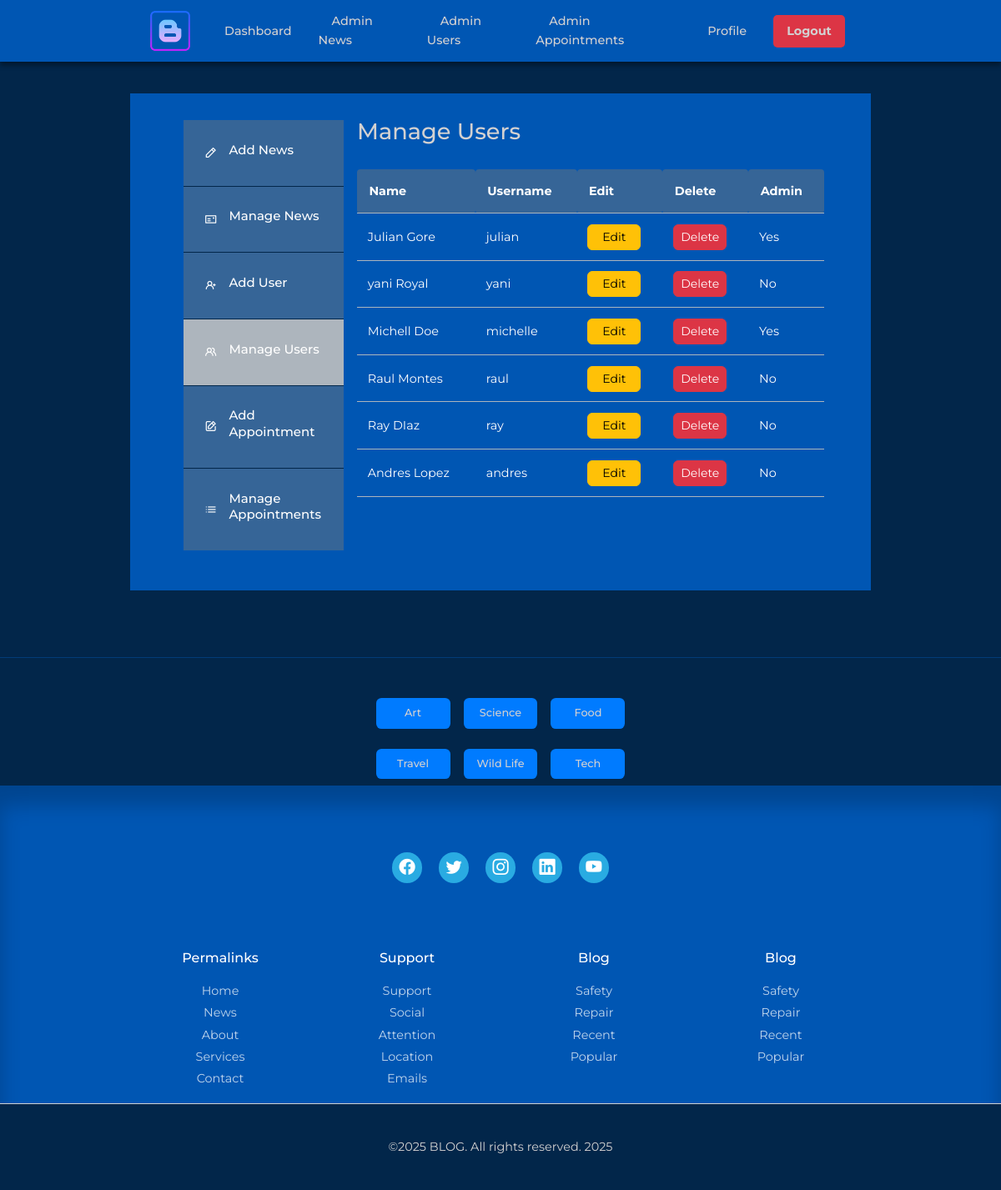
The app's page /admin/pages/manage-users.php (signed in) with its own data.
### tables this page shows
CREATE TABLE `users_login` (
  `idLogin` int(11) NOT NULL AUTO_INCREMENT,
  `idUser` int(11) NOT NULL,
  `usuario` varchar(50) NOT NULL,
  `password` varchar(255) NOT NULL,
  `rol` enum('admin','user') NOT NULL,
  PRIMARY KEY (`idLogin`),
  UNIQUE KEY `idUser` (`idUser`),
  UNIQUE KEY `usuario` (`usuario`),
  CONSTRAINT `users_login_ibfk_1` FOREIGN KEY (`idUser`) REFERENCES `users_data` (`idUser`)
);

CREATE TABLE `users_data` (
  `idUser` int(11) NOT NULL AUTO_INCREMENT,
  `name` varchar(100) NOT NULL,
  `last_name` varchar(100) NOT NULL,
  `email` varchar(100) NOT NULL,
  `phone` varchar(20) NOT NULL,
  `date_birth` date NOT NULL,
  `address` text DEFAULT NULL,
  `gender` enum('male','female','other') DEFAULT NULL,
  `is_admin` tinyint(1) DEFAULT 0,
  PRIMARY KEY (`idUser`),
  UNIQUE KEY `email` (`email`)
);

### admin/pages/manage-users.php (the view, shortened to what this page needs)
<?php
include_once __DIR__ . "/../templates_adm/header.php";
try {
    $pdo = new PDO("mysql:host=localhost;dbname=khloe", "admin18", "admin18021978");
    $pdo->setAttribute(PDO::ATTR_ERRMODE, PDO::ERRMODE_EXCEPTION);
    $stmt = $pdo->prepare("
        SELECT users_data.idUser, users_data.name, users_data.last_name, users_data.email, users_login.usuario, users_login.rol
        FROM users_data
        JOIN users_login ON users_data.idUser = users_login.idUser
    ");
    $stmt->execute();
    $users = $stmt->fetchAll(PDO::FETCH_ASSOC);
} catch (PDOException $e) {
    $_SESSION['error'] = "Database error: " . $e->getMessage();
    $users = [];
}
?>
    <section class="dashboard">
        <div class="container dashboard__container">
            <aside>
                <ul>
                    <li>
                        <a href="<?= ADMIN_URL ?>/add-post.php"><i class="uil uil-pen"></i>
                        <h5>Add News</h5></a>
                    </li>
                    <li>
                        <a href="<?= ADMIN_URL ?>/index.php"><i class="uil uil-postcard"></i>
                        <h5>Manage News</h5></a>
                    </li>
                    <?php if (isset($_SESSION['is_admin']) && $_SESSION['is_admin'] == 1) : ?>
                        <li>
                            <a href="<?= ADMIN_URL ?>/add-user.php"><i class="uil uil-user-plus"></i>
                            <h5>Add User</h5></a>
                        </li>
                        <li>
                            <a href="<?= ADMIN_URL ?>/manage-users.php" class="active"><i class="uil uil-users-alt"></i>
                            <h5>Manage Users</h5></a>
                        </li>
                        <li>
                            <a href="<?= ADMIN_URL ?>/add-category.php"><i class="uil uil-edit"></i>
                            <h5>Add Appointment</h5></a>
                        </li>
                        <li>
                            <a href="<?= ADMIN_URL ?>/manage-categories.php"><i class="uil uil-list-ul"></i>
                            <h5>Manage Appointments</h5></a>
                        </li>
                    <?php endif; ?>
                </ul>
            </aside>
            <main>
                <h2 style="color: #d3d1d1;">Manage Users</h2>
                <table class="table">
                    <thead>
                        <tr>
                            <th>Name</th>
                            <th>Username</th>
                            <th>Edit</th>
                            <th>Delete</th>
                            <th>Admin</th>
                        </tr>
                    </thead>
                    <tbody>
                        <?php if (!empty($users)) : ?>
                            <?php foreach ($users as $user) : ?>
                                <tr>
                                    <td><?= htmlspecialchars($user['name'] . ' ' . $user['last_name']) ?></td>
                                    <td><?= htmlspecialchars($user['usuario']) ?></td>
                                    <td>
                                        <a href="<?= ADMIN_URL ?>/../edit/edit-user.php?id=<?= $user['idUser'] ?>" class="btn btn-warning btn-sm w-40 rounded">Edit</a>
                                    </td>
                                    <td>
                                        <a href="<?= ADMIN_URL ?>/../delete/delete-user.php?id=<?= $user['idUser'] ?>" class="btn btn-danger btn-sm w-40 rounded">Delete</a>
                                    </td>
                                    <td><?= ($user['rol'] === 'admin') ? 'Yes' : 'No' ?></td>
                                </tr>
                            <?php endforeach; ?>
                        <?php else : ?>
                            <tr>
                                <td colspan="6" class="text-center">No users found.</td>
                            </tr>
                        <?php endif; ?>
                    </tbody>
                </table>
            </main>
        </div>
    </section>
<?php
 include "../../public/templates/footer.php";
?>

### public/assets/css/style.css (style rules this page uses)
:root { --color-primary: #29ABE2; --color-secondary: #6C757D; --color-accent: #FF69B4; --color-cerulean: #0056b3; --color-success: #28a745; --color-danger: #9a0312; --color-warning: #ffc107; --color-info: #17a2b8; --color-light: #f8f9fa; --color-dark: #02264a; --color-white: #ffffff; --color-black: #000000; --color-bg: #d3d1d1; --color-gray-900: #adb5bd; --color-red-light: #ffcccc; --color-muted: #6c757d80; --color-shadow: rgba(0, 0, 0, 0.1); --color-border: #ced4da; --color-tomato: #FF6347; --color-forest-green: #228B22; --transition: all 300ms easy; --container-width-lg: 74%; --container-width-md: 88%; --form-width: 40%; --card-border-radius-1: 0.3em; --card-border-radius-2: 0.5em; --card-border-radius-3: 0.8em; --card-border-radius-4: 2rem; --card-border-radius-5: 5rem; }
* { box-sizing: border-box; margin: 0; padding: 0; outline: 0; border: 0; appearance: var(--color-border); list-style: none; text-decoration: none; }
body { font-family: 'Montserrat', sans-serif; line-height: 1.6; color: var(--color-white); overflow-x: hidden; font-size: 0.9rem; background: var(--color-dark); }
.container { width: var(--container-width-lg); max-width: 1800px; margin: 0 auto; }
section { margin-top: 3rem; width: 100vw; }
h1, h2, h3, h4, h5 { color: var(--color-white); line-height: 1.3; }
h2 { font-size: 1.7rem; margin: 0; }
a { color: var(--color-white); }
.dashboard { margin-top: 7rem; }
.dashboard__container { display: grid; grid-template-columns: 14rem auto; gap: 1rem; background: #0056b3; padding: 2rem; margin-bottom: 5rem; transition: left 0.3s ease; }
.dashboard aside a { background-color: var(--color-muted); display: flex; grid-area: 1rem; align-items: center; padding: 1.6rem; }
.dashboard aside a h5 { margin-left: 0.9rem; text-decoration: none; }
.dashboard h5 { font-size: 15px; }
a { text-decoration: none; }
.dashboard aside ul li:not(:last-child) a { border-bottom: 1px solid var(--color-dark); }
.dashboard aside a.active { background: var(--color-gray-900); }
.dashboard main { margin-right: 1.5rem; }
.dashboard main h2 { margin: 0 0 2rem 0; line-height: 1; }
.dashboard main table { width: 100%; text-align: left; }
.dashboard main table th { background: var(--color-muted); padding: 0.9rem; margin-bottom: 0.9rem; color: white; text-align: left; border-bottom: 1.5px solid var(--color-gray-900); border-radius: 0.25rem; }
.dashboard main table td { padding: 0.8rem; vertical-align: middle; border-bottom: none; box-shadow: inset 0 -1px 0 var(--color-gray-900); }
.table tbody a.btn { display: inline-block; width: 4rem; text-align: center; }
.table td { background: #0056b3; color: #fff; font-size: 0.9rem; }

### records on screen
users_login: idUser.last_name "Julian Gore", usuario "julian", rol "Yes"
users_login: idUser.last_name "yani Royal", usuario "yani", rol "No"
users_login: idUser.last_name "Michell Doe", usuario "michelle", rol "Yes"
users_login: idUser.last_name "Raul Montes", usuario "raul", rol "No"
users_login: idUser.last_name "Ray DIaz", usuario "ray", rol "No"
users_login: idUser.last_name "Andres Lopez", usuario "andres", rol "No"
